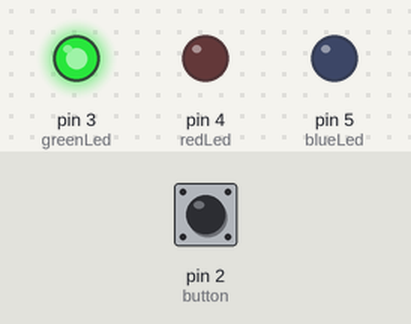
This sketch was run on a simulated Arduino Uno, built with avr-gcc and run on an emulated ATmega328P. Parts: output pins drawn as LEDs (lit = HIGH). Dashed ring = blinking. The inputs (shaded band) are chosen by the test bench; at power-on: pin 2 (button) LOW.

Above: at 1.2 s.
1.3 s: pin 2 (button) pulled HIGH for 0.15 s
At 3.1 s:
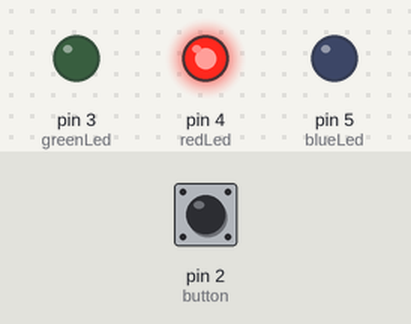
4.4 s: pin 2 (button) pulled HIGH for 1 s
At 4.77 s:
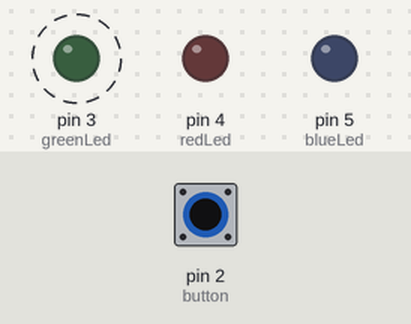
7.4 s: pin 2 (button) pulled HIGH for 3.2 s
At 9.72 s:
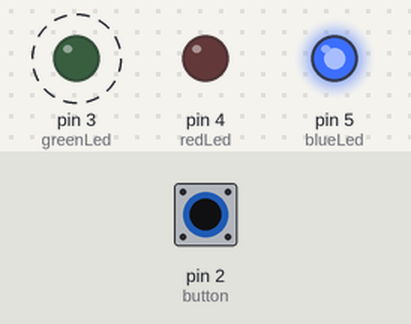
Timing chart, 0 to 12.2 s (numbered marks = the images above; inputs shaded):
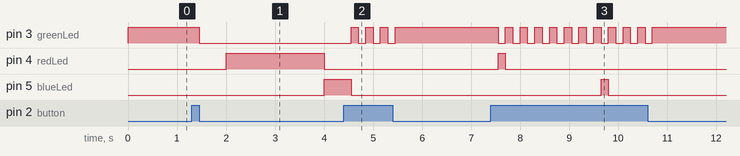

The sketch:

Seif_bonus_sol.ino
```cpp
unsigned int swStatus = 1;
unsigned int greenLed = 3;
unsigned int redLed = 4;
unsigned int blueLed = 5;
unsigned int button = 2;
unsigned int interval = 0;

unsigned long previousTime = 0;
bool flashing = false;

void setup() {
	pinMode(greenLed, OUTPUT);
	pinMode(redLed, OUTPUT);
	pinMode(blueLed, OUTPUT);
	pinMode(button, INPUT);
}

void loop() {
	unsigned long currentTime = millis();

	if (digitalRead(button) == HIGH)
	{
		flashing = !flashing;
		delay(150);
	}

	if (flashing)
	{
		digitalWrite(greenLed, LOW);

		if (currentTime - previousTime >= 2000 && interval % 2 == 0 ) {
			previousTime = currentTime;
			digitalWrite(redLed, !digitalRead(redLed));
			digitalWrite(blueLed, LOW);
			interval ++;
		}
		if (currentTime - previousTime >= 2000 && interval % 2) {
			previousTime = currentTime;
			digitalWrite(blueLed, !digitalRead(blueLed));
			digitalWrite(redLed, LOW);
			interval ++;
		}
	}
	else
	{
		digitalWrite(greenLed, HIGH);
		digitalWrite(redLed, LOW);
		digitalWrite(blueLed, LOW);
	}
}
```

Measured:
- after the input at 1.3 s, pin 3 (greenLed): HIGH → LOW after 0.15 s; pin 4 (redLed): LOW → HIGH after 0.70 s, → LOW 2.0 s later; pin 5 (blueLed): LOW → HIGH after 2.7 s
- after the input at 4.4 s, pin 3 (greenLed): alternates HIGH for 0.15 s and LOW for 0.15 s, 7 changes in all, then stays HIGH, starting after 0.15 s; pin 4 (redLed): stays LOW (without the input it goes to HIGH after 1.6 s); pin 5 (blueLed): HIGH → LOW after 0.15 s instead of 1.6 s
- after the input at 7.4 s, pin 3 (greenLed): alternates HIGH for 0.15 s and LOW for 0.15 s, 22 changes in all, then stays HIGH, starting after 0.15 s; pin 4 (redLed): LOW → HIGH after 0.15 s, → LOW 0.15 s later; pin 5 (blueLed): LOW → HIGH after 2.3 s, → LOW 0.15 s later
